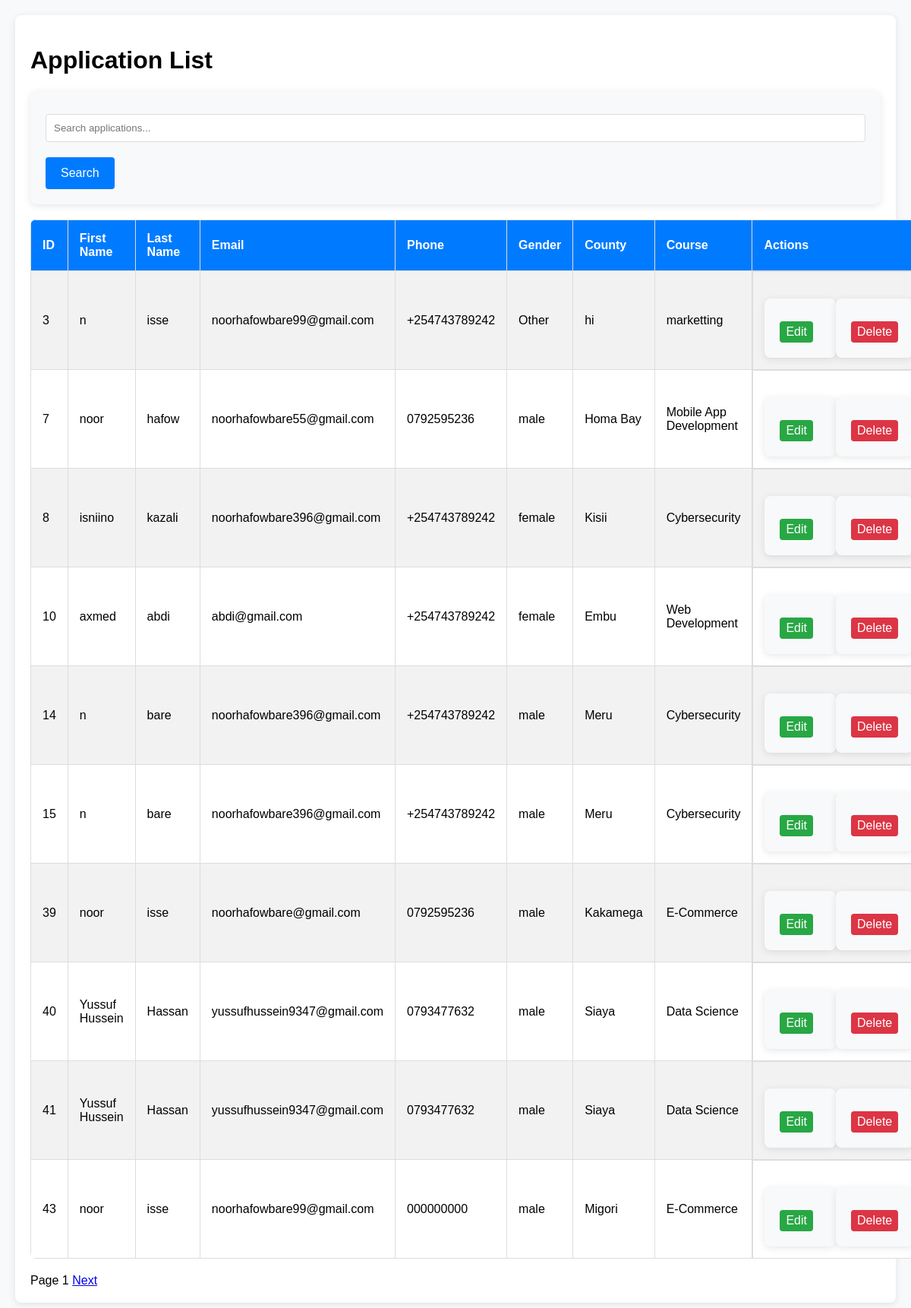
The page /admin/applications on the database as committed earlier.
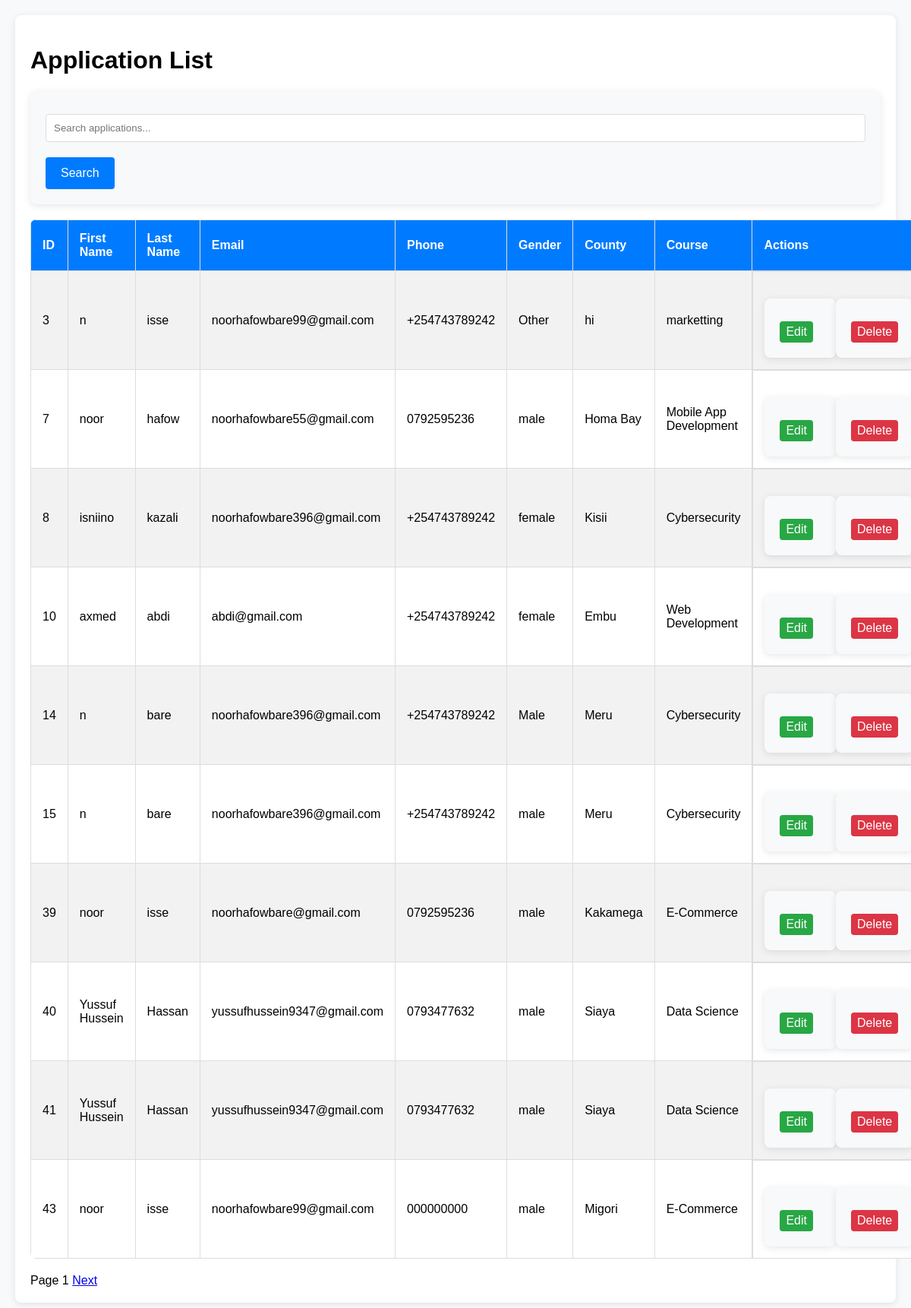
The same page on the database as committed later.
### tables this page shows
CREATE TABLE applications (
                    id INTEGER PRIMARY KEY AUTOINCREMENT,
                    first_name TEXT NOT NULL,
                    last_name TEXT NOT NULL,
                    email TEXT NOT NULL,
                    phone TEXT NOT NULL,
                    gender TEXT NOT NULL,
                    county TEXT NOT NULL,
                    course TEXT NOT NULL
                );

### app.py (the view)
@app.route('/admin/applications')
def view_applications():
    search = request.args.get('search', '')  # Search functionality
    page = request.args.get('page', 1, type=int)
    per_page = 10  # Number of records per page
    offset = (page - 1) * per_page
    conn = get_db_connection()
    search_query = f"%{search}%"  # Format search term for SQL LIKE
    applications = conn.execute(
        'SELECT * FROM applications WHERE first_name LIKE ? OR last_name LIKE ? LIMIT ? OFFSET ?',
        (search_query, search_query, per_page, offset)
    ).fetchall()
    total_query = 'SELECT COUNT(*) FROM applications WHERE first_name LIKE ? OR last_name LIKE ?'
    total = conn.execute(total_query, (search_query, search_query)).fetchone()[0]
    conn.close()
    return render_template('applications.html', applications=applications, page=page, per_page=per_page, total=total, search=search)

### app.py (called while the page is built)
def get_db_connection():
    conn = sqlite3.connect('database.db')
    conn.row_factory = sqlite3.Row
    return conn

### templates/applications.html (shortened to what this page needs)
<!DOCTYPE html>
<html lang="en">
  <head>
    <link
      rel="stylesheet"
      href="{{ url_for('static', filename='css/admin.css') }}"
    />
  </head>
  <body>
    <div class="container">
      <h1>Application List</h1>
      <form
        method="get"
        action="{{ url_for('view_applications') }}"
        style="margin-bottom: 20px"
      >
        <input
          type="text"
          name="search"
          placeholder="Search applications..."
          value="{{ search }}"
        />
        <button type="submit">Search</button>
      </form>
      <table>
        <tr>
          <th>ID</th>
          <th>First Name</th>
          <th>Last Name</th>
          <th>Email</th>
          <th>Phone</th>
          <th>Gender</th>
          <th>County</th>
          <th>Course</th>
          <th>Actions</th>
        </tr>
        {% for application in applications %}
        <tr>
          <td>{{ application.id }}</td>
          <td>{{ application.first_name }}</td>
          <td>{{ application.last_name }}</td>
          <td>{{ application.email }}</td>
          <td>{{ application.phone }}</td>
          <td>{{ application.gender }}</td>
          <td>{{ application.county }}</td>
          <td>{{ application.course }}</td>
          <td class="actions">
            <form
              action="{{ url_for('edit_application', id=application.id) }}"
              method="GET"
              style="display: inline"
            >
              <button class="edit" type="submit">Edit</button>
            </form>
            <form
              action="{{ url_for('delete_application', id=application.id) }}"
              method="POST"
              style="display: inline"
            >
              <button
                class="delete"
                type="submit"
                onclick="return confirm('Are you sure you want to delete this application?');"
              >
                Delete
              </button>
            </form>
          </td>
        </tr>
        {% endfor %}
      </table>
      <div class="pagination">
        <span>Page {{ page }}</span>
        {% if page * per_page < total %}
        <a href="{{ url_for('view_applications', page=page+1, search=search) }}"
          >Next</a
        >
        {% endif %}
      </div>
    </div>
  </body>
</html>

### static/css/admin.css (style rules this page uses)
body { font-family: Arial, sans-serif; background-color: #f8f9fa; margin: 0; padding: 20px; }
.container { max-width: 1200px; margin: 0 auto; padding: 20px; background-color: white; border-radius: 8px; box-shadow: 0 2px 10px rgba(0, 0, 0, 0.1); }
table { width: 100%; border-collapse: collapse; margin-bottom: 20px; background-color: white; border-radius: 8px; overflow: hidden; }
table th, table td { padding: 15px; border: 1px solid #ddd; text-align: left; }
table th { background-color: #007bff; color: white; font-size: 16px; }
table tr:nth-child(even) { background-color: #f2f2f2; }
button.edit { background-color: #28a745; color: white; border: none; padding: 5px 8px; border-radius: 4px; cursor: pointer; margin-right: 10px; }
button.delete { background-color: #dc3545; color: white; border: none; padding: 5px 8px; border-radius: 4px; cursor: pointer; }
.actions { display: flex; justify-content: flex-start; align-items: center; }
form { margin-top: 20px; background-color: #f8f9fa; padding: 20px; border-radius: 8px; box-shadow: 0 2px 10px rgba(0, 0, 0, 0.1); }
form input, form select, form textarea { width: 100%; padding: 10px; margin: 10px 0; border: 1px solid #ddd; border-radius: 4px; box-sizing: border-box; }
form button { background-color: #007bff; color: white; padding: 12px 20px; border: none; border-radius: 4px; cursor: pointer; font-size: 16px; margin-top: 10px; }

Rows that differ between the two databases and show on the page:
changed applications id 14: gender "male" → "Male"
